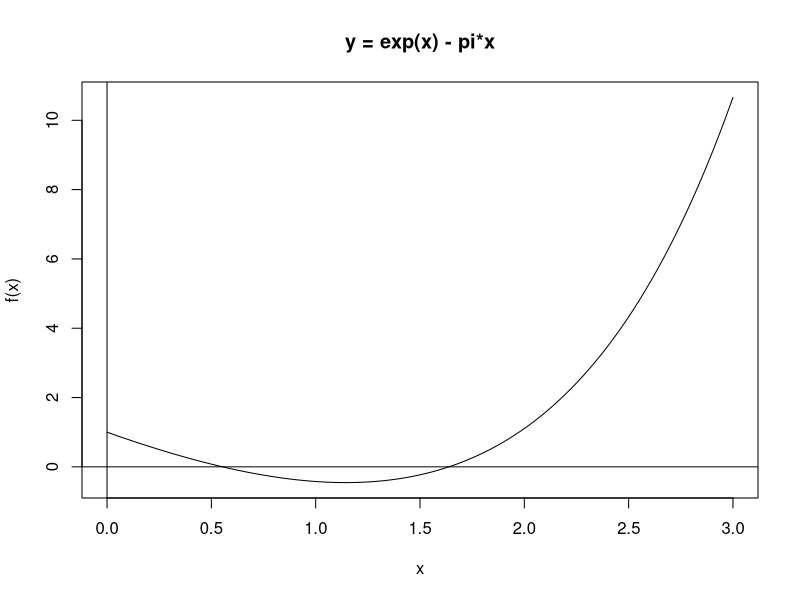
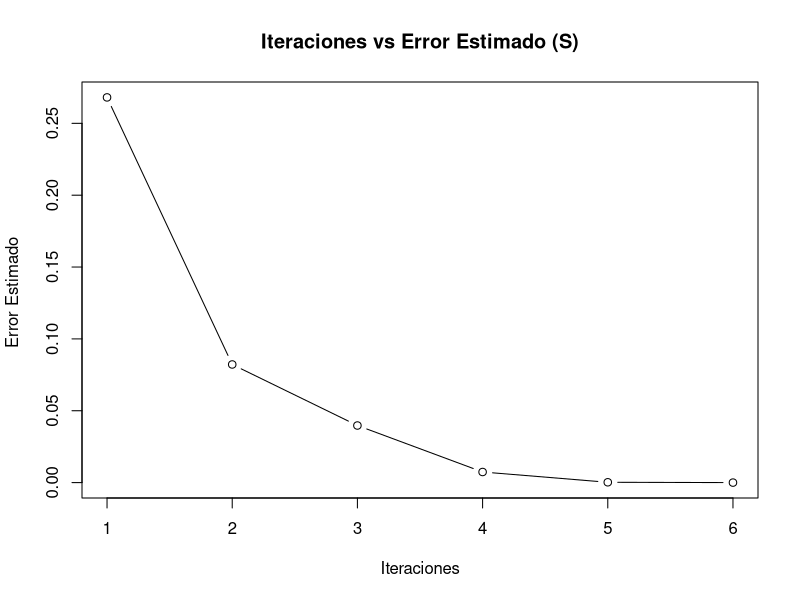
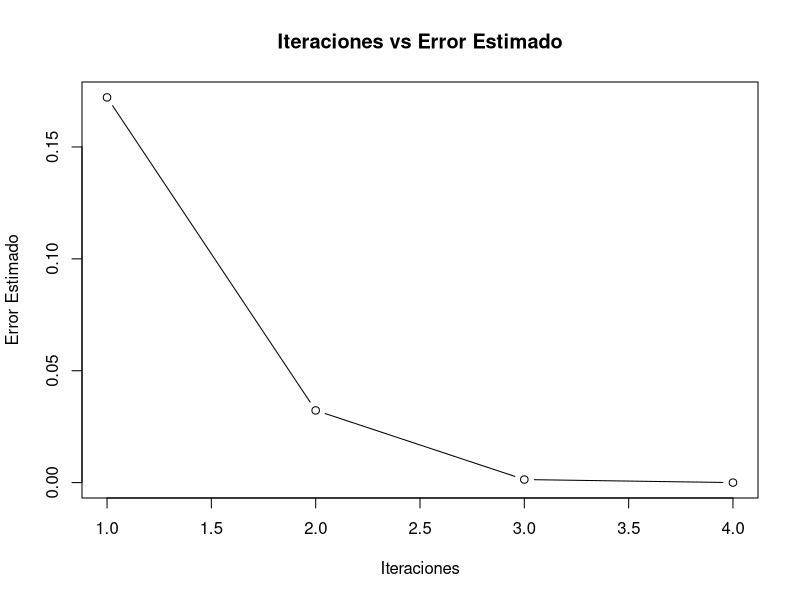
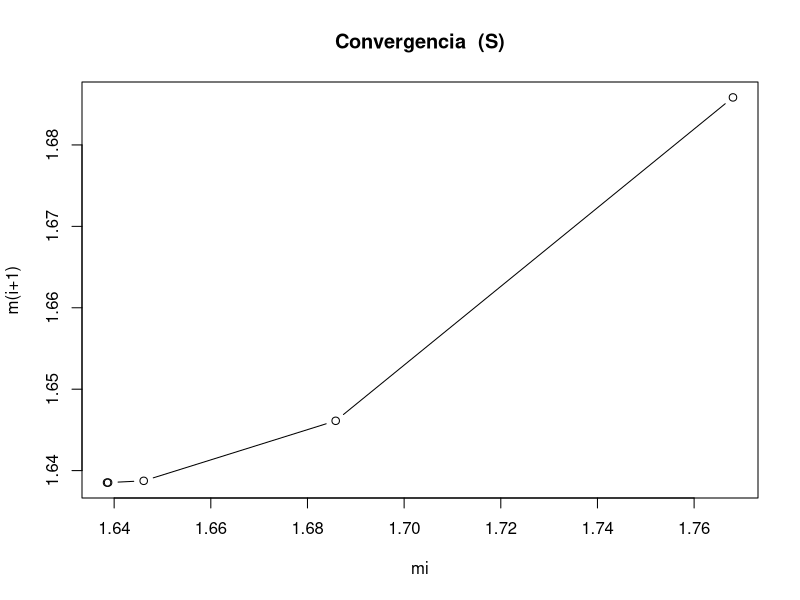
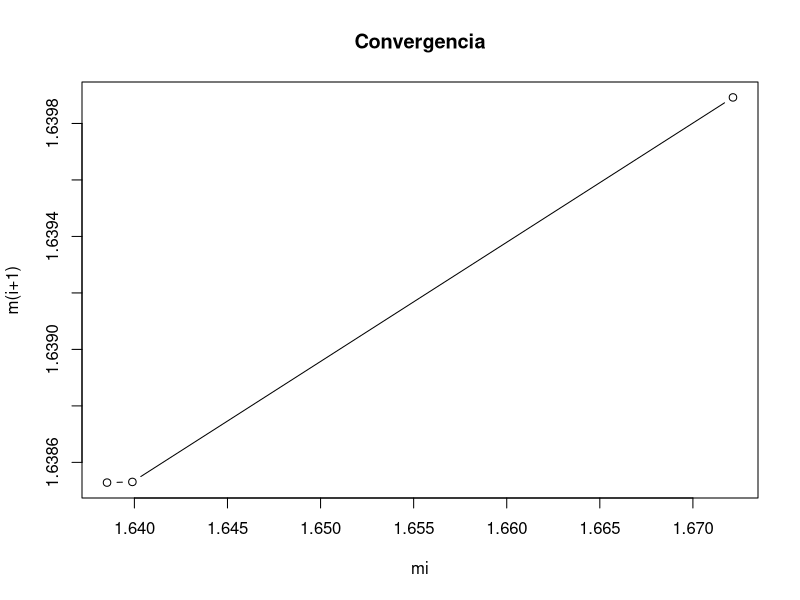
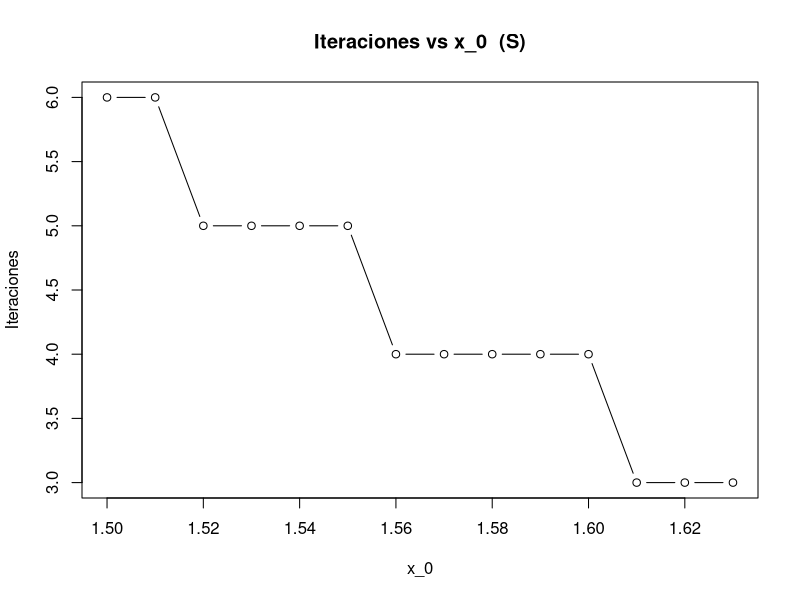
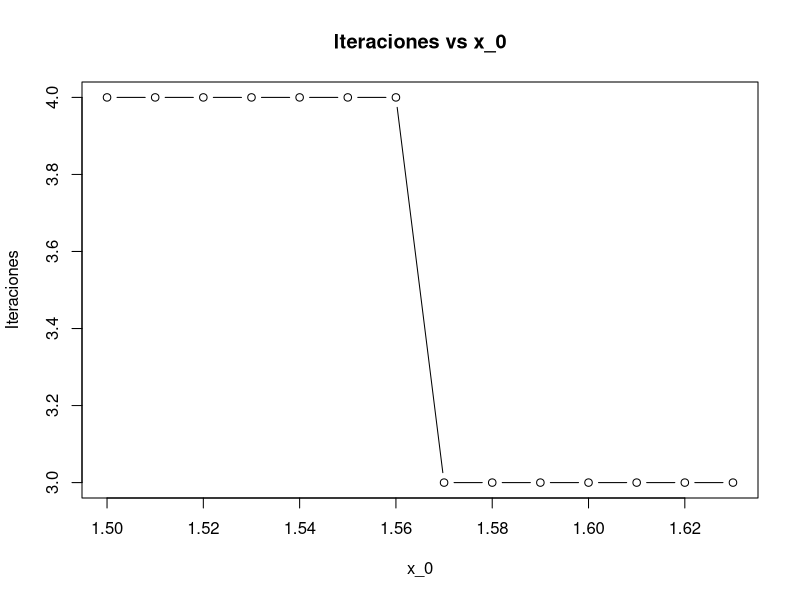

The R script that drew these images, in order:
## ---- chunk 1
newtonsteffensen = function(fun, x0, tol, maxiter){
  # f = string
  numiter = 0
  errorAbsoluto = c()
  errorRelativo = c()
  x = c() 
  
  g = parse(text=fun) # parse devuelve tipo "expression"

  fx = function(x){eval(g)} # convertir f a función


  res <- fx(x0)

  correccion = -(res)^2/(fx(x0+res)-res)
  
  while (abs(correccion) >= tol && numiter <= maxiter) {
    numiter = numiter + 1
    if ((fx(x0+fx(x0))-fx(x0)) == 0) stop("DivisiÃ³n por cero")
    x1 = x0 + correccion
    x0 = x1
    
    x <- c(x,x1)
    errorAbsoluto <- c(errorAbsoluto,abs(correccion))
    errorRelativo <- c(errorRelativo,abs(correccion)/(abs(x0)))
    
    res <- fx(x1)
    
    correccion = -(res)^2/(fx(x1+res)-res)
    
  }
  if (numiter > maxiter){ warning("Se alcanzó el máximo número de iteraciones.")
   
  } else {
    
    my_list <- list("resultado" = x1, "errorAbsoluto" = 
                      errorAbsoluto, "errorRelativo" = errorRelativo, "x" = x)
    return(my_list)
    #return(list(cero = x0, f.cero = fx(x0), numeroiter=numiter, error.est = correccion))
    
  }
}

##------------------------------------------------------------------------------

## SE REALIZA LA COPIA DEL METODO NEWTON RAPHSON CON EL OBJETIVO DE REALIZAR LA COMPARACION 

newtonraphson = function(fun, x0, tol, maxiter){
  
  # f = string
  numiter = 0
  errorAbsoluto = c()
  errorRelativo = c()
  x = c() 
  
  g = parse(text=fun) # parse devuelve tipo "expression"
  g. = D(g,"x")
  fx = function(x){eval(g)} # convertir f a función
  fp = function(x){eval(g.)} # convertir f’ a función

  correccion = -fx(x0)/fp(x0)
  
  while (abs(correccion) >= tol && numiter <= maxiter) {
    
    numiter = numiter + 1
    if (fp(x0) == 0) stop("División por cero")
    x1 = x0 + correccion
    x0 = x1
    
    x <- c(x,x1)
    errorAbsoluto <- c(errorAbsoluto,abs(correccion))
    errorRelativo <- c(errorRelativo,abs(correccion)/(abs(x0)))
    
    correccion = -fx(x1)/fp(x1)
    
  }
  if (numiter > maxiter){ warning("Se alcanzó el máximo número de iteraciones.")
  } else {
   
    my_list <- list("resultado" = x1, "errorAbsoluto" = 
                      errorAbsoluto, "errorRelativo" = errorRelativo, "x" = x)
    return(my_list)
    
  }
}
## ---- chunk 2
f = function(x) exp(x) - pi*x
curve(f, 0,3); abline(h=0, v=0) #gráfico para decidir un intervalo
title(main="y = exp(x) - pi*x")

## ---- chunk 3
## --- Pruebas
# recibe la función como una tira
## Newton Steffensen
resultados<-newtonsteffensen("exp(x)-pi*x",1.5, 1e-8, 100)

tablaErrores <- data.frame(
  "Iteraciones" = 1:length(resultados$errorAbsoluto),
  "x_n" = resultados$x,
  "Error Absoluto" = resultados$errorAbsoluto,
  "Error Relactivo" = resultados$errorRelativo
)
print(tablaErrores)

cat("Resultado: iteraciones",length(resultados$errorAbsoluto),"\n")
cat("x = ",resultados$resultado,"\n")
cat("Error estimado <= ", resultados$errorRelativo[length(resultados$errorAbsoluto)],"\n")


##--------------------------------------------------------------------------------------------

## Newton Raphson
resultado2<-newtonraphson("exp(x)-pi*x",1.5, 1e-8, 100)

tablaErrores2 <- data.frame(
  "Iteraciones" = 1:length(resultado2$errorAbsoluto),
  "x_n" = resultado2$x,
  "Error Absoluto" = resultado2$errorAbsoluto,
  "Error Relactivo" = resultado2$errorRelativo
)
print(tablaErrores2)

cat("Numero de iteraciones",length(resultado2$errorAbsoluto),"\n")
cat("x = ",resultado2$resultado,"\n")
cat("Error estimado = ", resultado2$errorRelativo[length(resultado2$errorAbsoluto)],"\n")

## ---- chunk 4
plot(x = 1:length(resultados$x), y = resultados$errorAbsoluto,
     xlab = "Iteraciones", ylab = "Error Estimado ", 
     type="b", main = "Iteraciones vs Error Estimado (S)")

##--------------------------------------------------------------------------------------------
plot(x = 1:length(resultado2$x), y = resultado2$errorAbsoluto, 
     xlab = "Iteraciones", ylab = "Error Estimado", 
     type="b", main = "Iteraciones vs Error Estimado")
## ---- chunk 5
m_i =  resultados$x[-length(resultados$x)]
m_i2 = resultados$x
m_i2 = m_i2[-1]

plot(x =m_i, y =m_i2, xlab = "mi", ylab = "m(i+1)", type="b",main = "Convergencia  (S)")

##--------------------------------------------------------------------------------------------
m_i =  resultado2$x[-length(resultado2$x)]
m_i2 = resultado2$x
m_i2 = m_i2[-1]

plot(x =m_i, y =m_i2, xlab = "mi", ylab = "m(i+1)", type="b",main = "Convergencia")
## ---- chunk 6
ls=1.5
vs = c() 
iteracioness = c()
while(ls<1.64) {
  vs <- c(vs,ls)
  resultados<-newtonsteffensen("exp(x)-pi*x",ls, 1e-8, 100)
  
  tablaErrores <- data.frame(
    "iteraciones" = 1:length(resultados$errorAbsoluto),
    "x_n" = resultados$x,
    "errorAbsoluto" = resultados$errorAbsoluto,
    "errorRelactivo" = resultados$errorRelativo
  )
  iteracioness <- c(iteracioness,length(resultados$errorAbsoluto))
  ls = ls+0.01
  #print(tablaErrores)
}
plot(x =vs, y =iteracioness, xlab = "x_0", ylab = "Iteraciones", type="b",main = "Iteraciones vs x_0  (S)")

##--------------------------------------------------------------------------------------------

l=1.5
v = c() 
iteraciones = c()
while(l<1.64) {
  v <- c(v,l)
  resultado2<-newtonraphson("exp(x)-pi*x",l, 1e-8, 100)
  
  tablaErrores <- data.frame(
    "iteraciones" = 1:length(resultado2$errorAbsoluto),
    "x_n" = resultado2$x,
    "errorAbsoluto" = resultado2$errorAbsoluto,
    "errorRelactivo" = resultado2$errorRelativo
  )
  iteraciones <- c(iteraciones,length(resultado2$errorAbsoluto))
  l = l+0.01
  #print(tablaErrores)
}
plot(x =v, y =iteraciones, xlab = "x_0", ylab = "Iteraciones", type="b",main = "Iteraciones vs x_0")

